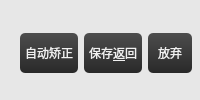
             <widget class="QWidget" name="widget_15" native="true">
              <property name="styleSheet">
               <string notr="true">background-color: rgb(231, 231, 231);</string>
              </property>
              <layout class="QHBoxLayout" name="horizontalLayout_3">
               <property name="leftMargin">
                <number>20</number>
               </property>
               <property name="topMargin">
                <number>10</number>
               </property>
               <property name="rightMargin">
                <number>8</number>
               </property>
               <property name="bottomMargin">
                <number>4</number>
               </property>
               <item>
                <widget class="QPushButton" name="pushBtnAutoCalc">
                 <property name="minimumSize">
                  <size>
                   <width>0</width>
                   <height>30</height>
                  </size>
                 </property>
                 <property name="styleSheet">
                  <string notr="true">QPushButton{
	border-style: none;
	border: 0px;
	color: #F0F0F0;
	padding: 5px;	
	min-height: 30px;
	border-radius:5px;
	font: 11pt &quot;微软雅黑&quot;;
	background: qlineargradient(spread:pad, x1:0, y1:0, x2:0, y2:1, stop:0 #4D4D4D, stop:1 #292929); 
}

QPushButton[focusPolicy=&quot;0&quot;] {
	border-style: none;
	border: 0px;
	color: #F0F0F0;
	padding: 0px;	
	min-height: 30px;
	border-radius:3px;
	background: qlineargradient(spread:pad, x1:0, y1:0, x2:0, y2:1, stop:0 #4D4D4D, stop:1 #292929); 
}

QPushButton:hover{ 
	background: qlineargradient(spread:pad, x1:0, y1:0, x2:0, y2:1, stop:0 #636363, stop:1 #575757);
}

QPushButton:pressed{ 
	background: qlineargradient(spread:pad, x1:0, y1:0, x2:0, y2:1, stop:0 #4D4D4D, stop:1 #292929);
}</string>
                 </property>
                 <property name="text">
                  <string>自动矫正</string>
                 </property>
                </widget>
               </item>
               <item>
                <widget class="QPushButton" name="pushBtnSaveReturn">
                 <property name="minimumSize">
                  <size>
                   <width>0</width>
                   <height>30</height>
                  </size>
                 </property>
                 <property name="styleSheet">
                  <string notr="true">QPushButton{
	border-style: none;
	border: 0px;
	color: #F0F0F0;
	padding: 5px;	
	min-height: 30px;
	border-radius:5px;
	font: 11pt &quot;微软雅黑&quot;;
	background: qlineargradient(spread:pad, x1:0, y1:0, x2:0, y2:1, stop:0 #4D4D4D, stop:1 #292929); 
}

QPushButton[focusPolicy=&quot;0&quot;] {
	border-style: none;
	border: 0px;
	color: #F0F0F0;
	padding: 0px;	
	min-height: 30px;
	border-radius:3px;
	background: qlineargradient(spread:pad, x1:0, y1:0, x2:0, y2:1, stop:0 #4D4D4D, stop:1 #292929); 
}

QPushButton:hover{ 
	background: qlineargradient(spread:pad, x1:0, y1:0, x2:0, y2:1, stop:0 #636363, stop:1 #575757);
}

QPushButton:pressed{ 
	background: qlineargradient(spread:pad, x1:0, y1:0, x2:0, y2:1, stop:0 #4D4D4D, stop:1 #292929);
}</string>
                 </property>
                 <property name="text">
                  <string>保存&amp;返回</string>
                 </property>
                </widget>
               </item>
               <item>
                <widget class="QPushButton" name="pushBtnCancel">
                 <property name="minimumSize">
                  <size>
                   <width>0</width>
                   <height>30</height>
                  </size>
                 </property>
                 <property name="styleSheet">
                  <string notr="true">QPushButton{
	border-style: none;
	border: 0px;
	color: #F0F0F0;
	padding: 5px;	
	min-height: 30px;
	border-radius:5px;
	font: 11pt &quot;微软雅黑&quot;;
	background: qlineargradient(spread:pad, x1:0, y1:0, x2:0, y2:1, stop:0 #4D4D4D, stop:1 #292929); 
}

QPushButton[focusPolicy=&quot;0&quot;] {
	border-style: none;
	border: 0px;
	color: #F0F0F0;
	padding: 0px;	
	min-height: 30px;
	border-radius:3px;
	background: qlineargradient(spread:pad, x1:0, y1:0, x2:0, y2:1, stop:0 #4D4D4D, stop:1 #292929); 
}

QPushButton:hover{ 
	background: qlineargradient(spread:pad, x1:0, y1:0, x2:0, y2:1, stop:0 #636363, stop:1 #575757);
}

QPushButton:pressed{ 
	background: qlineargradient(spread:pad, x1:0, y1:0, x2:0, y2:1, stop:0 #4D4D4D, stop:1 #292929);
}</string>
                 </property>
                 <property name="text">
                  <string>放弃</string>
                 </property>
                </widget>
               </item>
              </layout>
             </widget>
